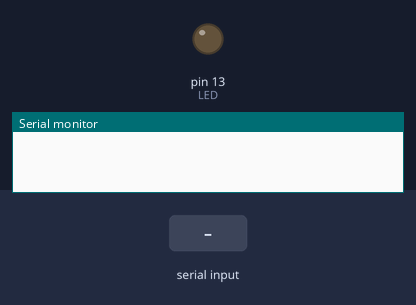
Bench run of a sketch on a simulated Arduino Uno, built with avr-gcc and run on an emulated ATmega328P. On the bench: output pins drawn as LEDs (lit = HIGH), the last lines printed to the serial monitor. The inputs (shaded band) are chosen by the test bench.

Above: at 1.2 s.
1.3 s: "HPin\n" received over Serial
At 1.6 s:
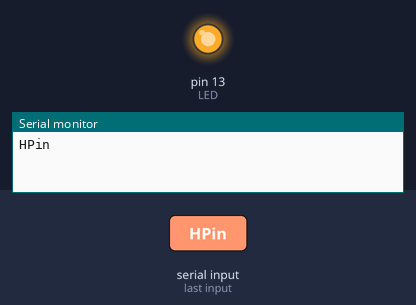
2.8 s: "LPin\n" received over Serial
At 3.9 s:
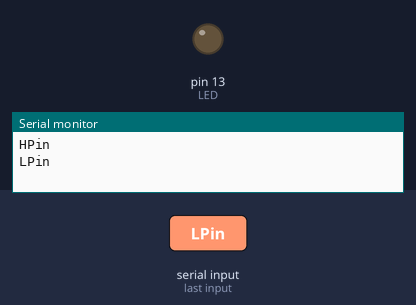
Timing chart, 0 to 5.8 s (numbered marks = the images above; inputs shaded):
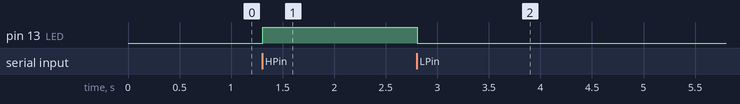

The sketch:

LED_ON_OFF_CSharp.ino
```cpp
int LED = 13;
String data = "";
void setup() {
  // put your setup code here, to run once:
  Serial.begin(9600);
  pinMode(LED, OUTPUT);
}


void loop() {

  data = Serial.readStringUntil('\n');
  if(data == "HPin")
  {
    digitalWrite(LED, HIGH);Serial.println(data);
  }
  else if(data == "LPin")
  {
      digitalWrite(LED,LOW); Serial.println(data);
  }

}
```

Measured:
- after the input at 1.3 s, pin 13 (LED): LOW → HIGH at once
- after the input at 2.8 s, pin 13 (LED): HIGH → LOW at once
